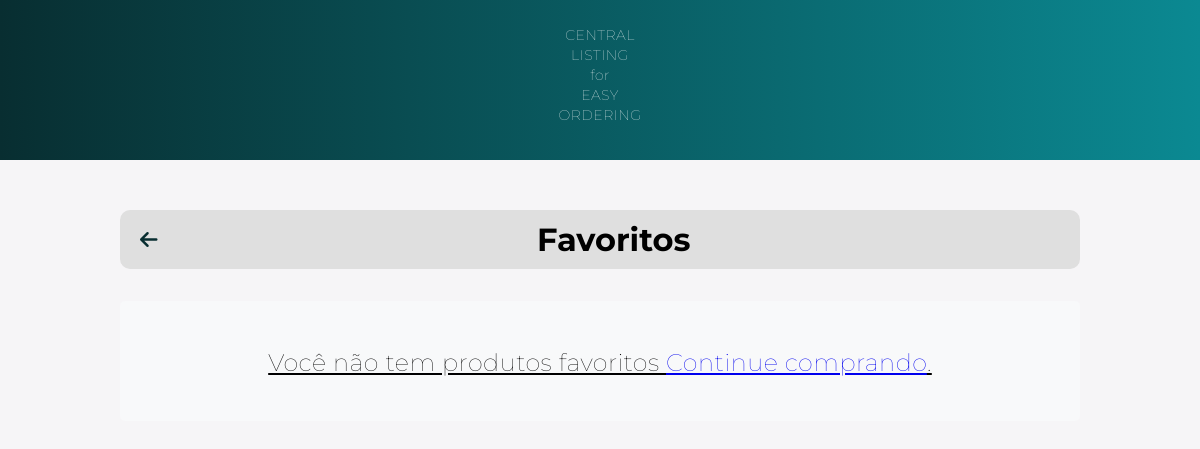
Before: /list_favorite/ (signed in) with the older database file.
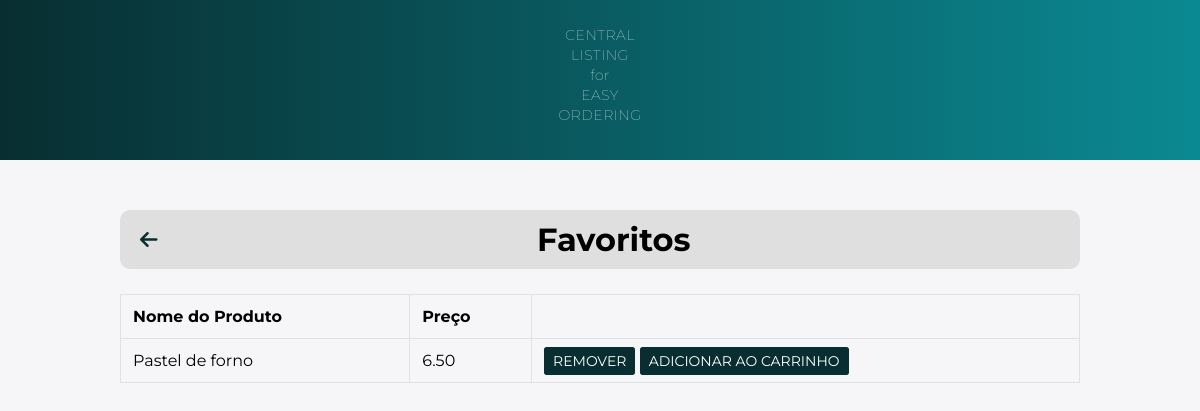
After: the same page with the newer database file.
### main/models.py (models this page shows, shortened)
class Favorite(models.Model):
    user = models.ForeignKey(User, on_delete=models.CASCADE)
    product = models.ForeignKey(FoodProduct, on_delete=models.CASCADE)

class FoodProduct(models.Model):
    name = models.CharField(max_length=255)
    price = models.DecimalField(max_digits=10, decimal_places=2)
    image = models.ImageField(upload_to='static/food_products/', default="static/food_products/default")
    description = models.TextField()
    ingredients = models.ManyToManyField(Ingredients, blank=True)
    categoria = models.ForeignKey(Categoria, on_delete=models.CASCADE, null=True)

### main/views.py (the view)
# urls.py: path('list_favorite/', views.list_favorite, name='list_favorite'),
def list_favorite(request):
    favorite_item = Favorite.objects.filter(user=request.user)
    return render(request, 'favorite.html', {'list_favorite': favorite_item})

### templates/favorite.html (shortened to what this page needs)
{% load static %}
<!DOCTYPE html>
<html>
<head>
    <link rel="stylesheet" type="text/css" href="{% static './css/favorite.css' %}">
    <link rel="stylesheet" href="https://cdnjs.cloudflare.com/ajax/libs/font-awesome/6.4.0/css/all.min.css" />
</head>
<body>
    <nav>
        <p>CENTRAL<br>LISTING<br>for<br>EASY<br>ORDERING</p>
    </nav>
    <div class="container">
        <div class="top-bar">
            <a href="{% url 'home' %}" class="back-to-home">
                <i class="fas fa-arrow-left" name="arrow_favorites"></i>
            </a>
            <h1 class="top-bar-title">Favoritos</h1>
        </div>
    </div>
    <div class="container">
        <div class="row">
            <div class="col-12">
                {% if list_favorite %}
                <div class="table-container">
                <table class="table table-bordered">
                    <thead>
                        <tr>
                            <th>Nome do Produto</th>
                            <th>Preço</th>
                            <th></th>
                        </tr>
                    </thead>
                    <tbody>
                        {% for item in list_favorite %}
                        <tr>
                            <td>{{ item.product.name }}</td>
                            <td>{{ item.product.price }}</td>
                            <td>
                                <a href="{% url 'remove_favorite' item.product.id %}" class="btn btn-danger btn-sm" name="removeFavorite">Remover</a>
                                <a href="{% url 'add_favorite_to_cart' item.product.id %}" class="btn btn-danger btn-sm" name="addToCart">Adicionar ao Carrinho</a>
                            </td>
                        </tr>
                        {% endfor %}
                    </tbody>
                </table>
            </div>
                {% else %}
                <div class="empty-favorite-message">
                    <p>Você não tem produtos favoritos <a href="{% url 'home' %}">Continue comprando</a>.</p>
                </div>
                {% endif %}
            </div>
        </div>
    </div>
</body>
</html>

Changed rows visible on the page:
added Favorite: product.name "Pastel de forno", product.price "6.50"
Other visible differences:
text no longer shown: "Você não tem produtos favoritos Continue comprando ."
text now shown: "Nome do Produto Preço"
